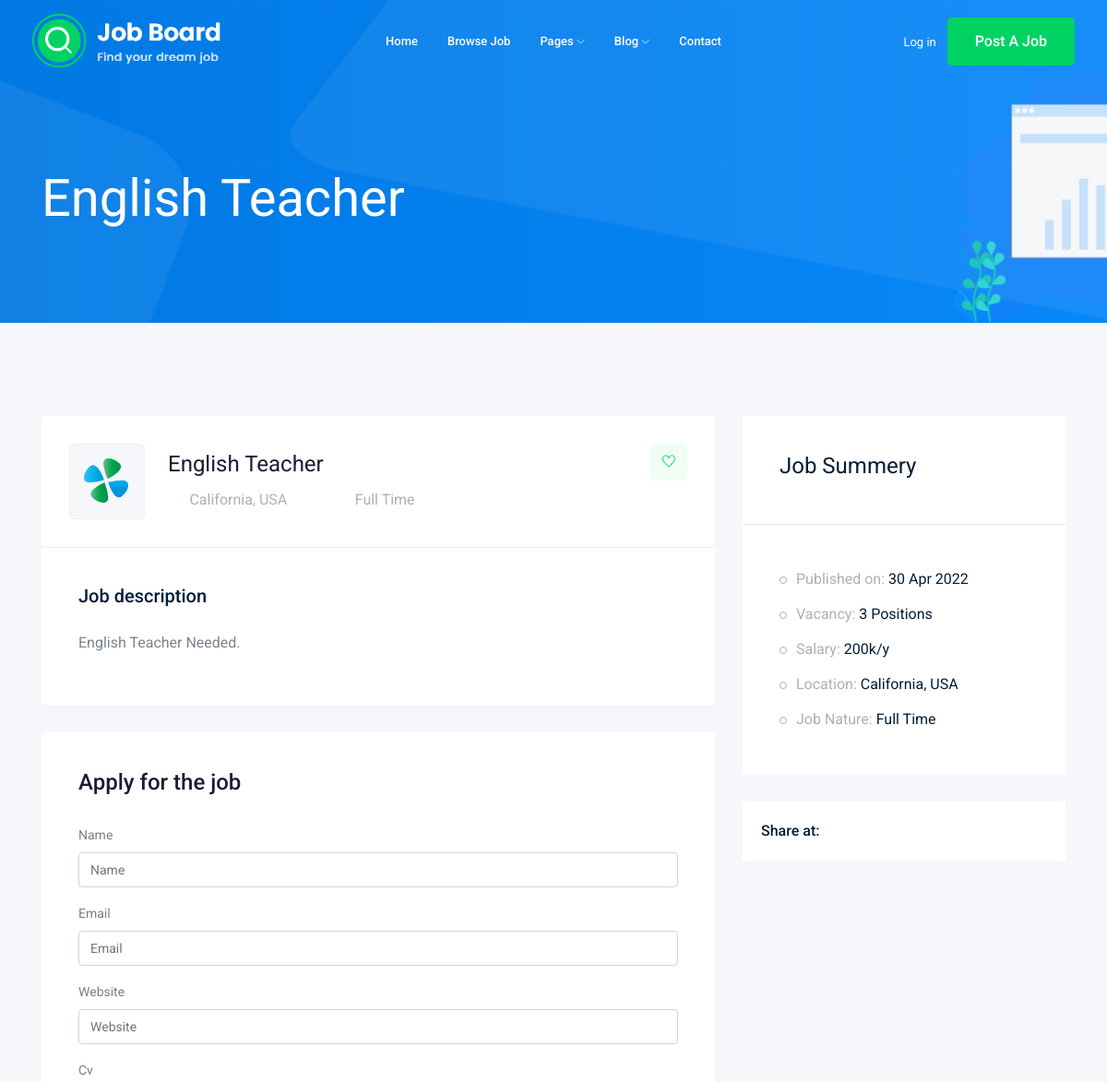
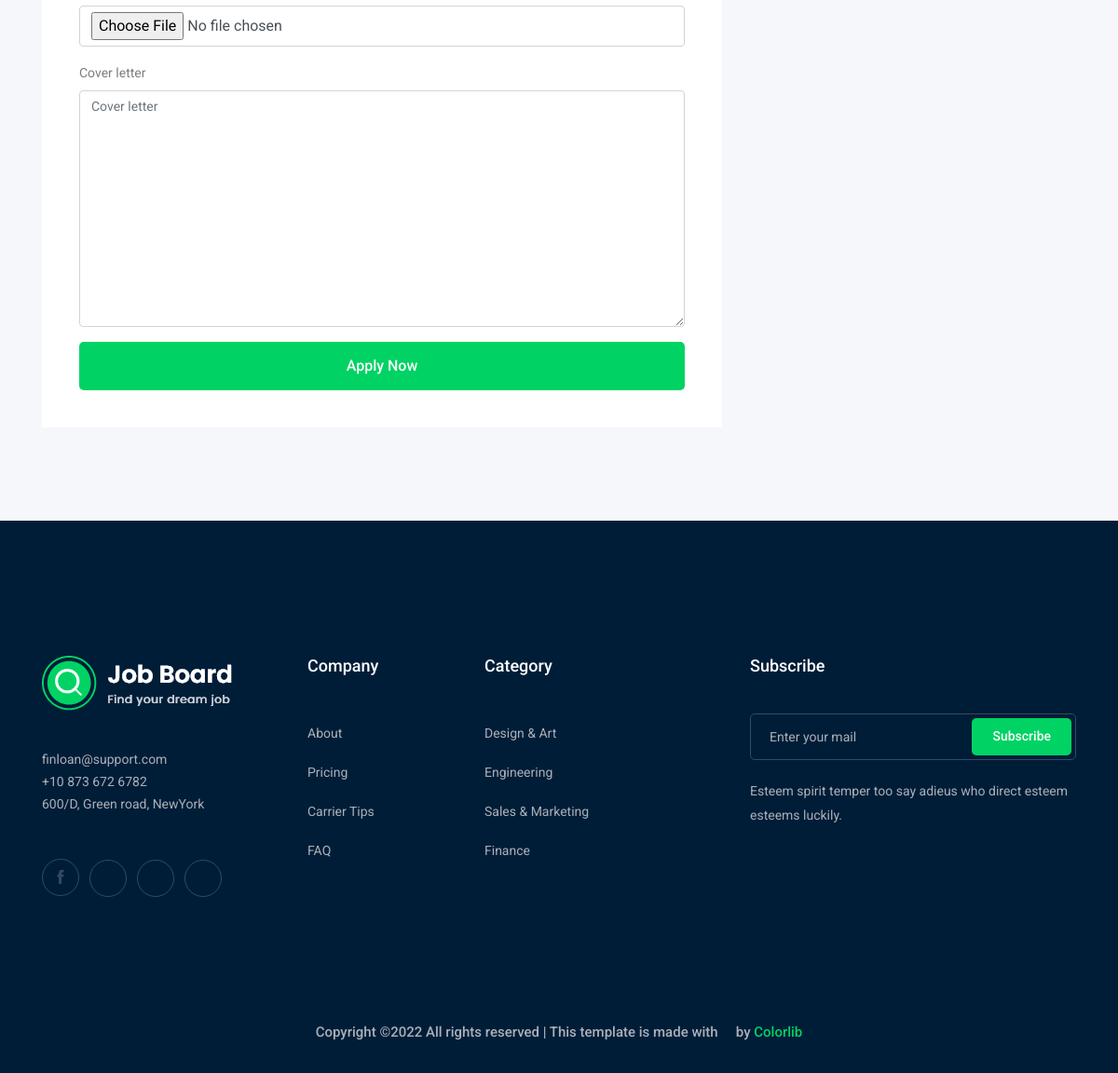
Page /jobs/english-teacher on the committed database (2 pictures, top to bottom).
### job/models.py (models this page shows, shortened)
class Job(models.Model):
    owner = models.ForeignKey(User, related_name='job_owner', on_delete=models.CASCADE)
    title = models.CharField(max_length=100)
    job_type = models.CharField(max_length=15, choices=JOB_TYPE)
    description = models.TextField(max_length=1000)
    published_at = models.DateTimeField(auto_now=True)
    vacancy = models.IntegerField(default=1)
    salary = models.IntegerField(default=0)
    experience = models.IntegerField(default=1)
    category = models.ForeignKey('Category', on_delete=models.CASCADE)
    image = models.ImageField(upload_to=image_upload)
    slug = models.SlugField(blank=True, null=True)
    def __str__(self):
        return self.title

### job/views.py (the view)
# urls.py: path('<str:slug>', views.job_details, name='job_details'),
def job_details(request, slug):
    job_details = Job.objects.get(slug=slug)
    if request.method == 'POST':
        form = ApplyForm(request.POST, request.FILES)
        if form. is_valid():
            my_form = form.save(commit=False)
            my_form.job = job_details
            my_form.save()
            return redirect(reverse('jobs:job_list'))
    else:
        form = ApplyForm
    context = {'job': job_details, 'form': form}
    return render(request, 'job/job_details.html', context)

### job/templates/job/job_details.html (shortened to what this page needs)
{% extends 'base.html' %}
{% load bootstrap4 %}
{% block body %}
    <div class="bradcam_area bradcam_bg_1">
        <div class="container">
            <div class="row">
                <div class="col-xl-12">
                    <div class="bradcam_text">
                        <h3>{{ job }}</h3>
                    </div>
                </div>
            </div>
        </div>
    </div>
    <div class="job_details_area">
        <div class="container">
            <div class="row">
                <div class="col-lg-8">
                    <div class="job_details_header">
                        <div class="single_jobs white-bg d-flex justify-content-between">
                            <div class="jobs_left d-flex align-items-center">
                                <div class="thumb">
                                    <img src="img/svg_icon/1.svg" alt="">
                                </div>
                                <div class="jobs_conetent">
                                    <a href="#"><h4>{{ job }}</h4></a>
                                    <div class="links_locat d-flex align-items-center">
                                        <div class="location">
                                            <p> <i class="fa fa-map-marker"></i> California, USA</p>
                                        </div>
                                        <div class="location">
                                            <p> <i class="fa fa-clock-o"></i> {{ job.job_type }}</p>
                                        </div>
                                    </div>
                                </div>
                            </div>
                            <div class="jobs_right">
                                <div class="apply_now">
                                    <a class="heart_mark" href="#"> <i class="ti-heart"></i> </a>
                                </div>
                            </div>
                        </div>
                    </div>
                    <div class="descript_wrap white-bg">
                        <div class="single_wrap">
                            <h4>Job description</h4>
                            <p>{{ job.description }}.</p>
                        </div>
                    </div>
                    <div class="apply_job_form white-bg">
                        <h4>Apply for the job</h4>
                        <form method="post" enctype="multipart/form-data">
                        {% bootstrap_form form %}
                        <button class="boxed-btn3 w-100" type="submit">Apply Now</button>
                        </form>
                    </div>
                </div>
                <div class="col-lg-4">
                    <div class="job_sumary">
                        <div class="summery_header">
                            <h3>Job Summery</h3>
                        </div>
                        <div class="job_content">
                            <ul>
                                <li>Published on: <span>{{ job.published_at|date:'d M o' }}</span></li>
                                {% if job.vacancy <= 1 %}
                                    <li>Vacancy: <span>{{ job.vacancy }} Position</span></li>
                                {% else %}
                                    <li>Vacancy: <span>{{ job.vacancy }} Positions</span></li>
                                {% endif %}
                                <li>Salary: <span>{{ job.salary }}k/y</span></li>
                                <li>Location: <span>California, USA</span></li>
                                <li>Job Nature: <span> {{ job.job_type }}</span></li>
                            </ul>
                        </div>
                    </div>
                    <div class="share_wrap d-flex">
                        <span>Share at:</span>
                        <ul>
                            <li><a href="#"> <i class="fa fa-facebook"></i></a> </li>
                            <li><a href="#"> <i class="fa fa-google-plus"></i></a> </li>
                            <li><a href="#"> <i class="fa fa-twitter"></i></a> </li>
                            <li><a href="#"> <i class="fa fa-envelope"></i></a> </li>
                        </ul>
                    </div>
                    <div class="job_location_wrap">
                        <div class="job_lok_inner">
                            <div id="map" style="height: 200px;"></div>
                          </div>
                    </div>
                </div>
            </div>
        </div>
    </div>
{% endblock body %}

### rows in the picture
Job: title "English Teacher", job_type "Full Time", description "English Teacher Needed", published_at "30 Apr 2022", vacancy "3", salary "200"
